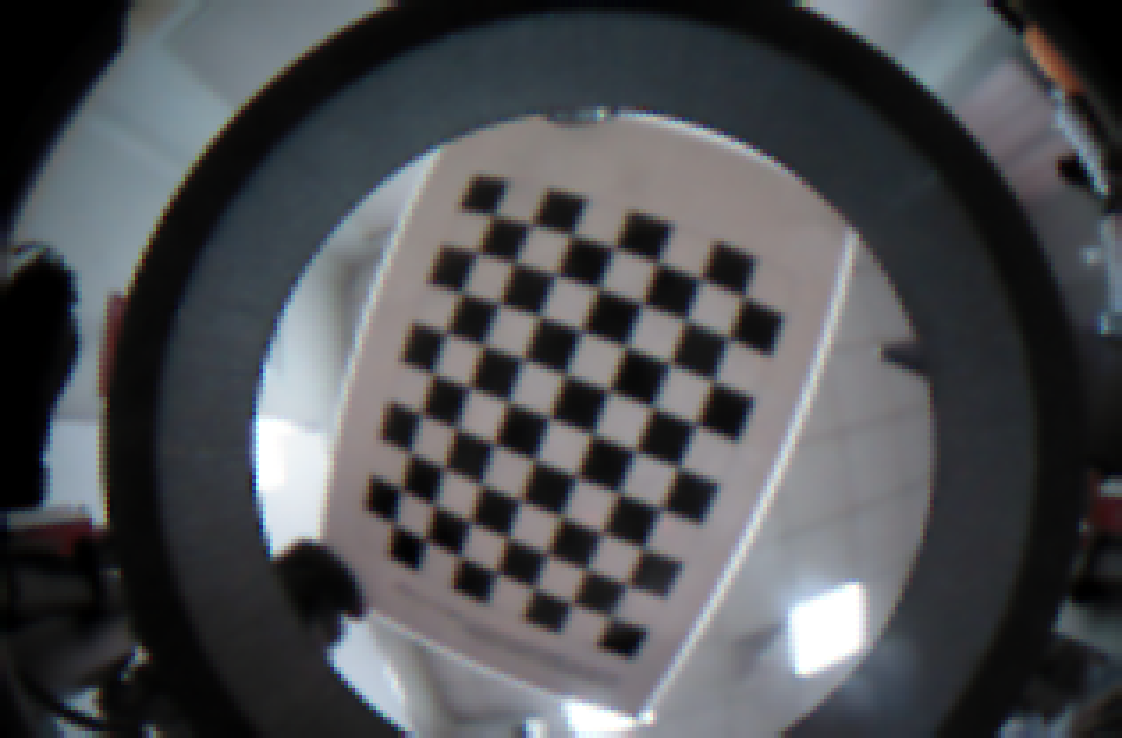
#> input picture camera_calibration/images/image1.png, 1122 x 738 px; its folder holds only this picture in this run
$ jupyter execute camera_calibration.ipynb
#> lines starting #> are read from the running program, lines starting #| are printed output that depends on the picture; after the words box and inside, x2 and y2 are one past the last pixel; in counts of white or black regions, pixels touching at a corner belong together
# Camera Calibration

Below is a python script that allows you to compute the intrinsic and extrinsic camera parameters based on a set of checkerboard images. This code utilizes functions provided by the OpenCV-Python package.

Follow the instructions written below to extract the necessary camera calibration parameters.

[cell 1]
# Code adapted from openCV documentation example:
# https://opencv24-python-tutorials.readthedocs.io/en/latest/py_tutorials/py_calib3d/py_calibration/py_calibration.html


# https://docs.pixycam.com/wiki/doku.php?id=wiki:v2:installing_pixymon_on_linux pixymon installation guide

# Import required modules
import cv2
import numpy as np
import glob
from tqdm import tqdm

Modify the below cell prior to running the next cells

[cell 2]
# Extract list of paths to checkerboard images
# Modify accordingly
images = sorted(glob.glob('images/*.png'))
num_images = len(images)
# In some cases, slight blurring of the image may aid checkerboard detection
# Feel free to attempt different filter sizes for blurring before settling on a specific filter size
filt_size = [1, 2]

**Make sure that at least 10 images are analyzed successfully.** </br>
Avoiding glare can help improve checkerboard detection.

The `calibrateCamera()` function returns the camera matrix, distortion coefficients, rotation and translation vectors in the following form:
$$ \mathrm{camera \: matrix} =
                \begin{bmatrix}
                    \alpha_u & 0   & u_0 \\
                    0   & \alpha_v & v_0 \\
                    0   & 0   & 1
                \end{bmatrix}$$
$$ \mathrm{distortion \: coefficients} = \begin{bmatrix} k_1 & k_2  \end{bmatrix}$$

$\alpha_u$ and $\alpha_v$ are the camera focal lengths in pixel.

$k_1$ and $k_2$ are the radial distortion coefficients.

$u_0$ and $v_0$ are the optical centers in pixel.

Scale factor: It is used to scale pixy-image such that it fits the image from the Python calibration procedure

[cell 3]
# We are using an 8x10 checkerboard image
# The open-cv findChessboardCorners() only detects internal corners
DIMS = (7, 9)

# Modify this variable to display the analyzed image
# If TRUE, press any key to move on to the next image
# If you wish to stop examining images, you can press 'a' to analyze the remaining images without displaying them
show_images = True
key=0

# stop criteria for subpix coordinate iteration loop
criteria = (cv2.TERM_CRITERIA_EPS + cv2.TERM_CRITERIA_MAX_ITER, 30, 0.001)

for filt in filt_size:
	count = 0

	# prepare object points, like (0,0,0), (1,0,0), (2,0,0) ....,(6,5,0)
	objp = np.zeros((DIMS[0]*DIMS[1],3), np.float32)
	objp[:,:2] = np.mgrid[0:DIMS[0],0:DIMS[1]].T.reshape(-1,2)

	# Arrays to store object points and image points from all the images.
	objpoints = [] # 3d point in real world space
	imgpoints = [] # 2d points in image plane.

	for idx in tqdm(range(num_images)):

		filename = images[idx]
		image = cv2.imread(filename)
#> image is the input picture: shape (738, 1122, 3); mean B, G, R 81.9, 78.7, 77.2

		h, w, c = image.shape
#> h = 738; w = 1122; c = 3

		# blurring the image with a blur window of size (filt x filt)
		blur = cv2.blur(image, (filt,filt))

		# converting into grayscale for chessboard corner detection
		grayColor = cv2.cvtColor(blur, cv2.COLOR_BGR2GRAY)
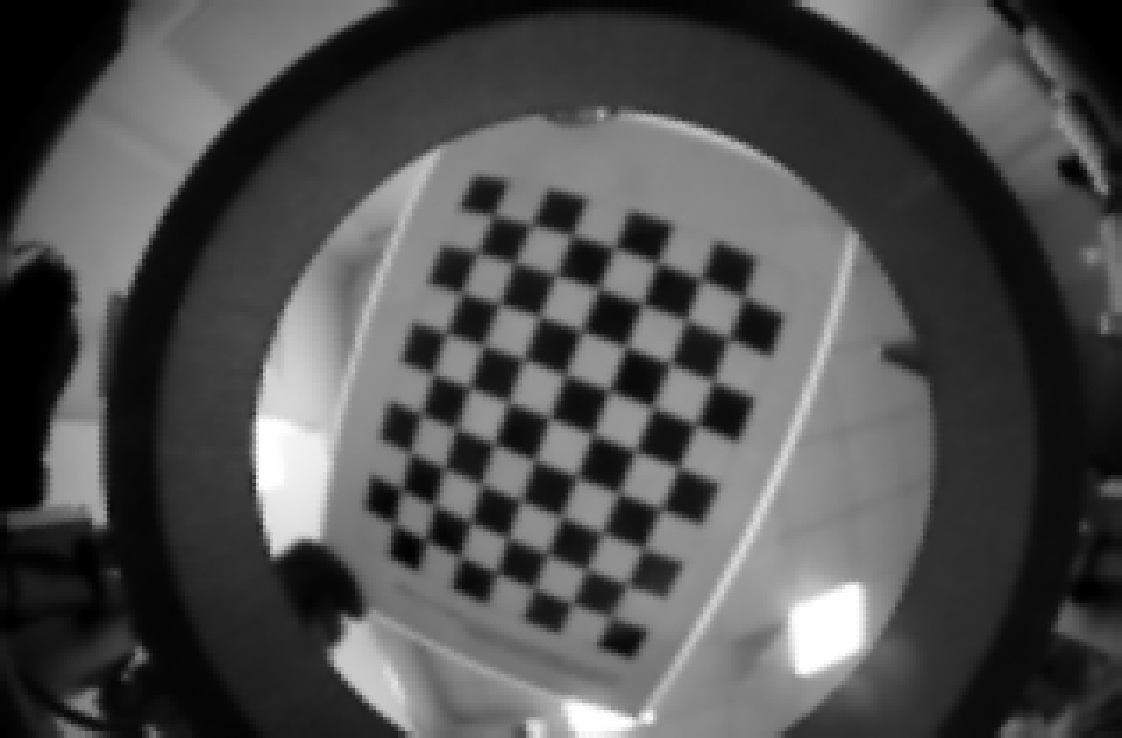
#> grayColor: shape (738, 1122); min 0, max 255, mean 78.6
		gray_display = cv2.cvtColor(grayColor, cv2.COLOR_GRAY2BGR)


		# Find the chess board corners
		ret, corners = cv2.findChessboardCorners(grayColor, DIMS, cv2.CALIB_CB_FAST_CHECK)
#> ret = True; corners = 63 rows, first 8: [493, 215.5], [532.5, 223.4], [571, 235.5], [614, 248], [658, 260.5], [700.5, 280], [743.5, 296], [478.9, 254.5]


		# If found, add object points, image points (after refining them)
		if ret == True:
			count += 1
			objpoints.append(objp)

			corners2 = cv2.cornerSubPix(grayColor, corners, (11, 11), (-1, -1), criteria)
#> corners2 = 63 rows, first 8: [493.3, 215.4], [531.1, 224.6], [571.7, 234.9], [614.6, 248], [657.5, 262.6], [701.1, 279.3], [743.5, 295.9], [478.8, 252.5]

			imgpoints.append(corners2)

			# Draw and display the corners
			image = cv2.drawChessboardCorners(image, DIMS, corners2, ret)
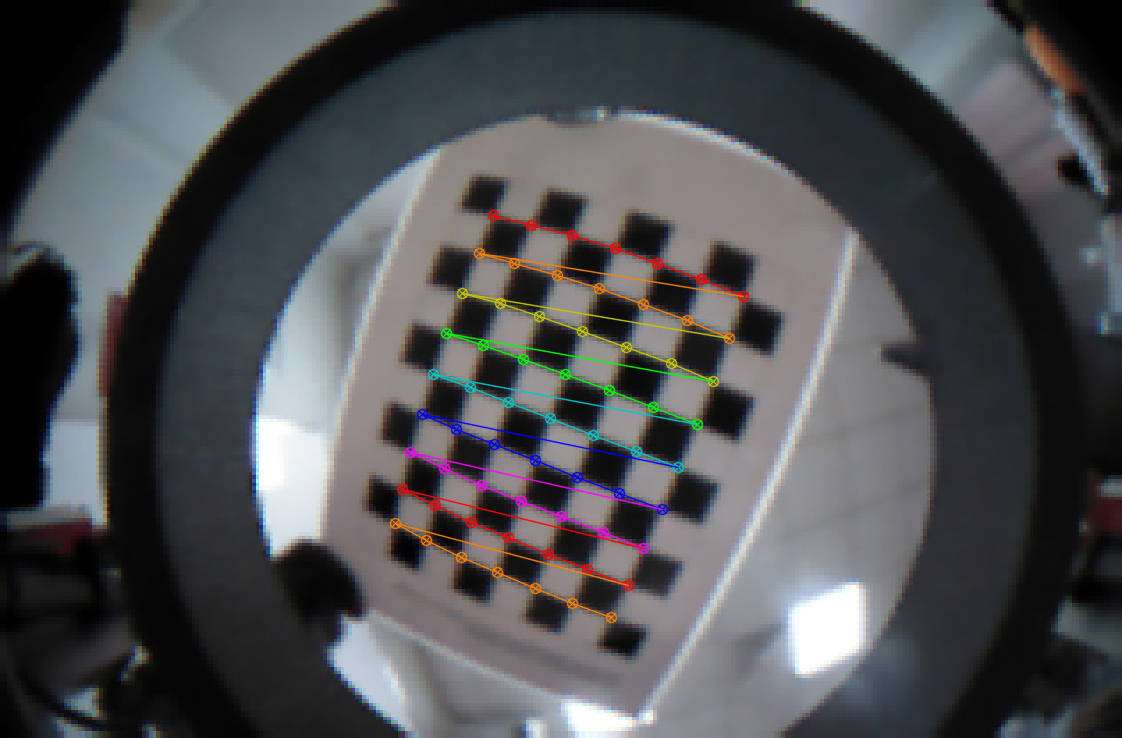
#> image: shape (738, 1122, 3); 2.13% of pixels changed, all inside (x1, y1, x2, y2) = (389, 209, 750, 624)

		if show_images:

			both_images = np.hstack((gray_display, image))
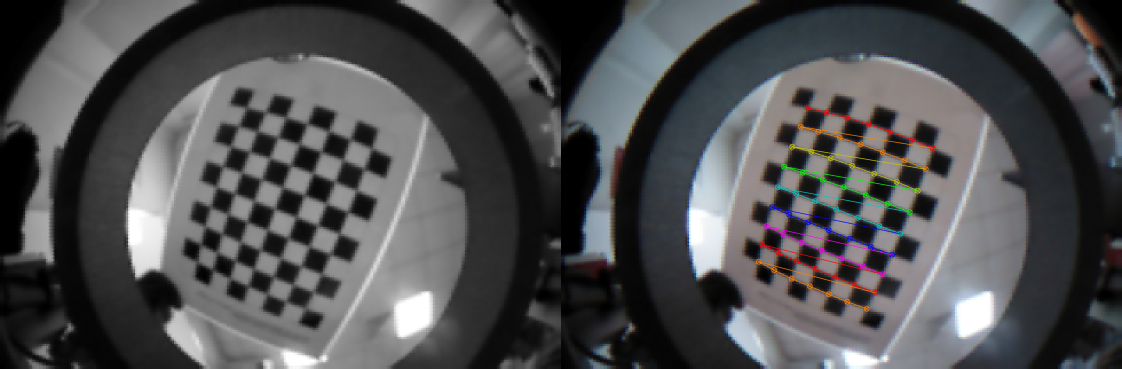
#> both_images: shape (738, 2244, 3) (shown at 1/2 size); mean B, G, R 80.2, 78.8, 78.3
			cv2.putText(both_images,"Press any key to see next image", (10, 30), cv2.FONT_HERSHEY_SIMPLEX, 1, (0,0,255) , 2, 2)
			cv2.putText(both_images,"Press 'a' to stop inspecting images individually", (10, 65), cv2.FONT_HERSHEY_SIMPLEX, 1, (0,0,255) , 2, 2)
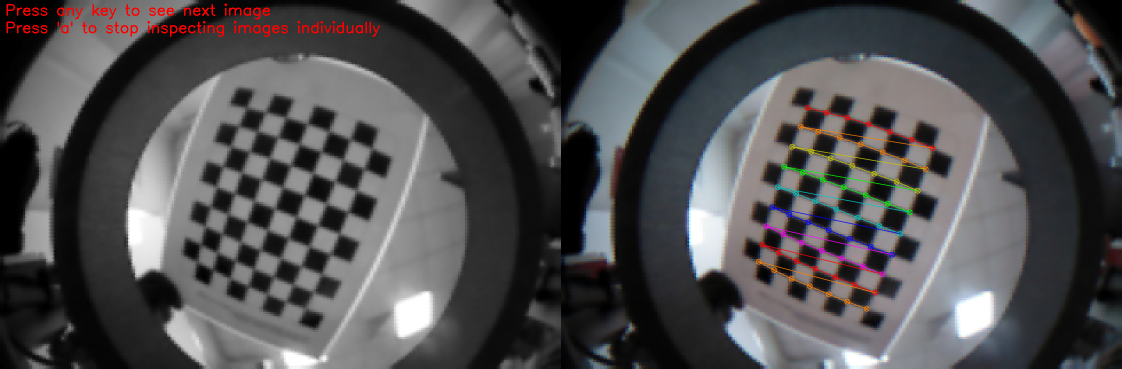
#> both_images: shape (738, 2244, 3) (shown at 1/2 size); mean B, G, R 80, 78.5, 79.3
			cv2.imshow(filename, both_images)
			key = cv2.waitKey(0)
#> (key Esc is pressed here)

			if key == 97: # equals to a
				show_images = False
			cv2.destroyAllWindows()
			cv2.waitKey(1)


## outputs
	print(f"Filter size: {filt}\n{count} out of {num_images} images analyzed successfully.")
	print(f"Image height = {h}, width={w}")
#| Image height = 738, width=1122
	print(f"Scale factor in x = {w/315:.2f}, and in y = {h/207:.2f}")
#| Scale factor in x = 3.56, and in y = 3.57
	print(f"calibration_image_scale factor = {(h/207 + w/315)/2:.2f}")
#| calibration_image_scale factor = 3.56

	#camera calibration, the flags ensure that a radial distortion model with 2 coefficients is used for the calibration
	ret, mtx, dist, r_vecs, t_vecs = cv2.calibrateCamera(objpoints, imgpoints, grayColor.shape[::-1], None, None, flags=cv2.CALIB_FIX_K3 +cv2.CALIB_ZERO_TANGENT_DIST)
#> ret = 0.625; mtx = [[279.2, 0, 588.2], [0, 279.1, 444.1], [0, 0, 1]]; dist = [[-0.152, 0.0274, 0, 0, 0]]; r_vecs = ([0.104, 0.0555, 0.364],); t_vecs = ([-2.22, -5.36, 5.72],)

	# Printing only the values necessary for our camera calibration
	print(f"Radial distortion coefficients k1 = {dist[0][0]:.4f} and k2 = {dist[0][1]:.4f}")
#| Radial distortion coefficients k1 = -0.1520 and k2 = 0.0274
	print(f"Focal lengh in pixel: {(mtx[0][0]+mtx[1][1])/2:.4f}")
#| Focal lengh in pixel: 279.1738
	print(f"Optical centers in pixel u_0 = {mtx[0][2]:.4f} and v_0 = {mtx[1][2]:.4f}")
#| Optical centers in pixel u_0 = 588.2161 and v_0 = 444.0913

    # Calculation of the reprojection error
	tot_error = 0
	for i in range(len(objpoints)):
		imgpoints2, _ = cv2.projectPoints(objpoints[i], r_vecs[i], t_vecs[i], mtx, dist)
		error = cv2.norm(imgpoints[i], imgpoints2, cv2.NORM_L2)/len(imgpoints2)
		tot_error += error
#> this loop made 1 pass
#> (error, tot_error) on pass 1: (0.0788, 0.0788)
#> after the loop, tot_error = 0.0788

	print(f"Reprojection error: {tot_error/len(objpoints):.4f}")
#| Reprojection error: 0.0788
